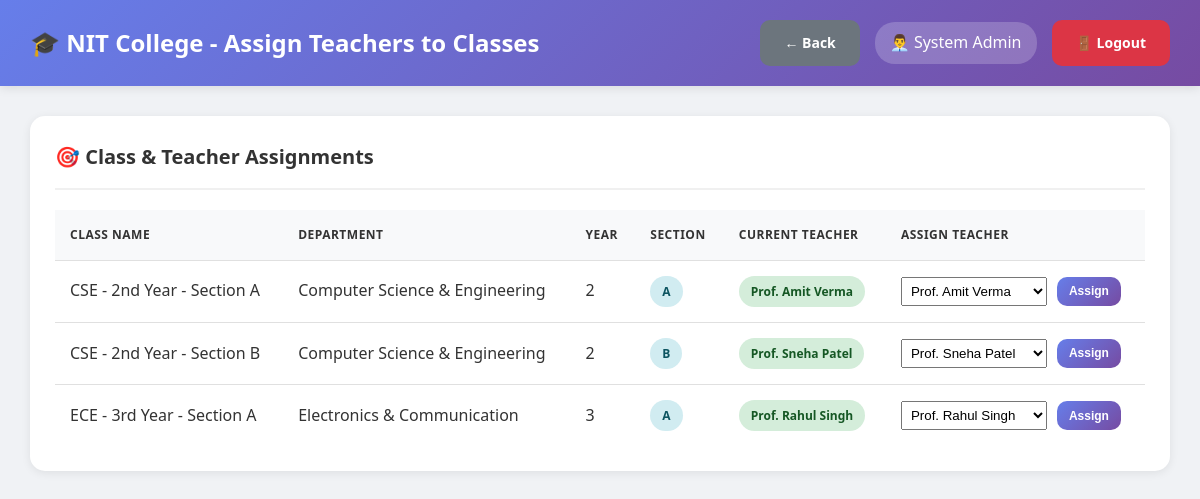
/nit_atttendance_system/admin/assign_classes.php (signed in), run on the app's committed database.
### tables this page shows
CREATE TABLE users (
    id INT AUTO_INCREMENT PRIMARY KEY,
    username VARCHAR(50) UNIQUE NOT NULL,
    password VARCHAR(255) NOT NULL,
    full_name VARCHAR(100) NOT NULL,
    email VARCHAR(100) UNIQUE NOT NULL,
    phone VARCHAR(15),
    role ENUM('admin', 'hod', 'teacher') NOT NULL,
    department_id INT DEFAULT NULL,
    is_active TINYINT(1) DEFAULT 1,
    created_at TIMESTAMP DEFAULT CURRENT_TIMESTAMP,
    FOREIGN KEY (department_id) REFERENCES departments(id) ON DELETE SET NULL
);

CREATE TABLE classes (
    id INT AUTO_INCREMENT PRIMARY KEY,
    class_name VARCHAR(100) NOT NULL,
    department_id INT NOT NULL,
    year INT NOT NULL,
    section VARCHAR(10) NOT NULL,
    teacher_id INT NOT NULL,
    semester INT NOT NULL,
    academic_year VARCHAR(20) NOT NULL,
    created_at TIMESTAMP DEFAULT CURRENT_TIMESTAMP,
    FOREIGN KEY (department_id) REFERENCES departments(id) ON DELETE CASCADE,
    FOREIGN KEY (teacher_id) REFERENCES users(id) ON DELETE CASCADE,
    UNIQUE KEY unique_class (department_id, year, section, semester, academic_year)
);

CREATE TABLE departments (
    id INT AUTO_INCREMENT PRIMARY KEY,
    dept_name VARCHAR(100) NOT NULL,
    dept_code VARCHAR(20) UNIQUE NOT NULL,
    hod_id INT DEFAULT NULL,
    created_at TIMESTAMP DEFAULT CURRENT_TIMESTAMP
);

### nit_atttendance_system/db.php (called while the page is built, shortened)
<?php
$conn = new mysqli(DB_HOST, DB_USER, DB_PASS, DB_NAME);
$conn->set_charset("utf8mb4");
$conn->query("SET time_zone = '+05:30'");
function isLoggedIn() {
    return isset($_SESSION['user_id']) && isset($_SESSION['role']);
}
function getCurrentUser() {
    global $conn;
    $user_id = $_SESSION['user_id'];
    $role = $_SESSION['role'];
    if ($role === 'student') {
        $query = "SELECT * FROM students WHERE id = ?";
    } elseif ($role === 'parent') {
        $query = "SELECT * FROM parents WHERE id = ?";
    } else {
        $query = "SELECT * FROM users WHERE id = ?";
    }
    $stmt = $conn->prepare($query);
    $stmt->bind_param("i", $user_id);
    $stmt->execute();
    $result = $stmt->get_result();
    return $result->fetch_assoc();
}
?>

### nit_atttendance_system/admin/assign_classes.php (the view, shortened to what this page needs)
<?php
require_once '../db.php';
$user = getCurrentUser();
$classes_query = "SELECT c.*, d.dept_name, u.full_name as teacher_name
                  FROM classes c
                  LEFT JOIN departments d ON c.department_id = d.id
                  LEFT JOIN users u ON c.teacher_id = u.id
                  ORDER BY c.class_name";
$classes = $conn->query($classes_query);
$teachers_query = "SELECT id, full_name, department_id FROM users
                   WHERE role = 'teacher' AND is_active = 1
                   ORDER BY full_name";
$teachers = $conn->query($teachers_query);
?>
<!DOCTYPE html>
<html lang="en">
<head>
    <link rel="stylesheet" href="../assets/style.css">
</head>
<body class="dashboard-container">
    <nav class="navbar">
        <div>
            <h1>🎓 NIT College - Assign Teachers to Classes</h1>
        </div>
        <div class="user-info">
            <a href="index.php" class="btn btn-secondary">← Back</a>
            <span>👨‍💼 <?php echo htmlspecialchars($user['full_name']); ?></span>
            <a href="../logout.php" class="btn btn-danger">🚪 Logout</a>
        </div>
    </nav>
    <div class="main-content">
        <div class="table-container">
            <h3>🎯 Class & Teacher Assignments</h3>
            <table>
                <thead>
                    <tr>
                        <th>Class Name</th>
                        <th>Department</th>
                        <th>Year</th>
                        <th>Section</th>
                        <th>Current Teacher</th>
                        <th>Assign Teacher</th>
                    </tr>
                </thead>
                <tbody>
                    <?php while ($class = $classes->fetch_assoc()): ?>
                    <tr>
                        <td><?php echo htmlspecialchars($class['class_name']); ?></td>
                        <td><?php echo htmlspecialchars($class['dept_name']); ?></td>
                        <td><?php echo $class['year']; ?></td>
                        <td><span class="badge badge-info"><?php echo htmlspecialchars($class['section']); ?></span></td>
                        <td>
                            <?php if ($class['teacher_name']): ?>
                                <span class="badge badge-success"><?php echo htmlspecialchars($class['teacher_name']); ?></span>
                            <?php else: ?>
                                <span class="badge badge-warning">Not Assigned</span>
                            <?php endif; ?>
                        </td>
                        <td>
                            <form method="POST" style="display: flex; gap: 10px;">
                                <select name="teacher_id" required style="padding: 5px;">
                                    <?php
                                    $teachers->data_seek(0);
                                    while ($teacher = $teachers->fetch_assoc()):
                                    ?>
                                        <option value="<?php echo $teacher['id']; ?>"
                                                <?php echo $class['teacher_id'] == $teacher['id'] ? 'selected' : ''; ?>>
                                            <?php echo htmlspecialchars($teacher['full_name']); ?>
                                        </option>
                                    <?php endwhile; ?>
                                </select>
                                <button type="submit" name="assign_teacher" class="btn btn-primary btn-sm">
                                    Assign
                                </button>
                            </form>
                        </td>
                    </tr>
                    <?php endwhile; ?>
                </tbody>
            </table>
        </div>
    </div>
</body>
</html>

### nit_atttendance_system/assets/style.css (style rules this page uses)
* { margin: 0; padding: 0; box-sizing: border-box; }
body { font-family: 'Segoe UI', Tahoma, Geneva, Verdana, sans-serif; background: #f0f2f5; color: #333; line-height: 1.6; }
.btn { padding: 12px 24px; border: none; border-radius: 10px; font-size: 14px; font-weight: 600; cursor: pointer; transition: all 0.3s ease; text-decoration: none; display: inline-block; text-align: center; }
.btn-primary { background: linear-gradient(135deg, #667eea 0%, #764ba2 100%); color: white; }
.btn-danger { background: #dc3545; color: white; }
.btn-secondary { background: #6c757d; color: white; }
.btn-sm { padding: 6px 12px; font-size: 12px; }
.dashboard-container { background: #f0f2f5; min-height: 100vh; }
.navbar { background: linear-gradient(135deg, #667eea 0%, #764ba2 100%); color: white; padding: 20px 30px; display: flex; justify-content: space-between; align-items: center; box-shadow: 0 2px 10px rgba(0, 0, 0, 0.1); position: sticky; top: 0; z-index: 100; }
.navbar h1 { font-size: 24px; font-weight: 600; }
.navbar .user-info { display: flex; align-items: center; gap: 15px; }
.navbar .user-info span { background: rgba(255, 255, 255, 0.2); padding: 8px 15px; border-radius: 20px; }
.main-content { padding: 30px; max-width: 1400px; margin: 0 auto; }
.main-content h3 { margin-bottom: 20px; color: #333; font-size: 20px; }
.table-container { background: white; border-radius: 15px; padding: 25px; box-shadow: 0 2px 10px rgba(0, 0, 0, 0.08); overflow-x: auto; margin-bottom: 30px; }
.table-container h3 { margin-bottom: 20px; color: #333; font-size: 20px; padding-bottom: 15px; border-bottom: 2px solid #f0f0f0; }
table { width: 100%; border-collapse: collapse; }
table thead { background: #f8f9fa; }
table th, table td { padding: 15px; text-align: left; border-bottom: 1px solid #e0e0e0; }
table th { font-weight: 600; color: #333; text-transform: uppercase; font-size: 12px; letter-spacing: 0.5px; }
table tr:last-child td { border-bottom: none; }
.badge { padding: 6px 12px; border-radius: 20px; font-size: 12px; font-weight: 600; display: inline-block; }
.badge-success { background: #d4edda; color: #155724; }
.badge-info { background: #d1ecf1; color: #0c5460; }

### data on the page
users: full_name "System Admin"
classes: class_name "CSE - 2nd Year - Section A", department.dept_name "Computer Science & Engineering", year "2", section "A", teacher.full_name "Prof. Amit Verma", teacher_id "Prof. Amit Verma"
classes: class_name "CSE - 2nd Year - Section B", department.dept_name "Computer Science & Engineering", year "2", section "B", teacher.full_name "Prof. Sneha Patel", teacher_id "Prof. Sneha Patel"
classes: class_name "ECE - 3rd Year - Section A", department.dept_name "Electronics & Communication", year "3", section "A", teacher.full_name "Prof. Rahul Singh", teacher_id "Prof. Rahul Singh"
